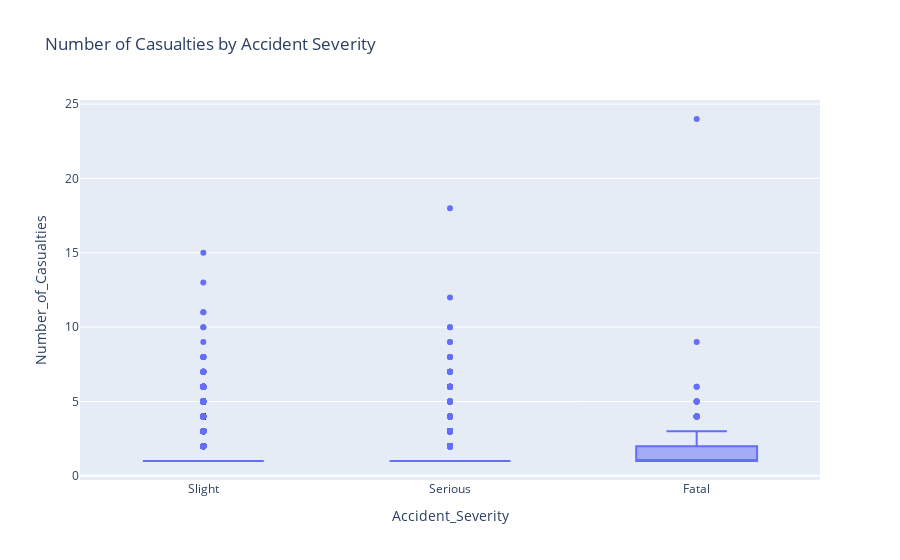

The notebook cell this image was saved under:
### Markdown cell above
Number of Casualties by Accident Severity

### Code cell
fig = px.box(df, 
             x="Accident_Severity", 
             y="Number_of_Casualties", 
             title="Number of Casualties by Accident Severity")
fig.show()

### Figure 1 — Plotly figure (JSON) as saved in the notebook; plotly's stock layout.template omitted (floating-point values rounded to 4 significant figures; data arrays with more than 128 entries replaced by an {"elided": "..."} marker saying what was removed)
{"data": [{"alignmentgroup": "True", "hovertemplate": "Accident_Severity=%{x}<br>Number_of_Casualties=%{y}<extra></extra>", "legendgroup": "", "marker": {"color": "#636efa"}, "name": "", "notched": false, "offsetgroup": "", "orientation": "v", "showlegend": false, "type": "box", "x": {"elided": "32657 str values"}, "x0": " ", "xaxis": "x", "y": {"elided": "32657 int values"}, "y0": " ", "yaxis": "y"}], "layout": {"boxmode": "group", "legend": {"tracegroupgap": 0}, "title": {"text": "Number of Casualties by Accident Severity"}, "xaxis": {"anchor": "y", "domain": [0, 1], "title": {"text": "Accident_Severity"}}, "yaxis": {"anchor": "x", "domain": [0, 1], "title": {"text": "Number_of_Casualties"}}}}
